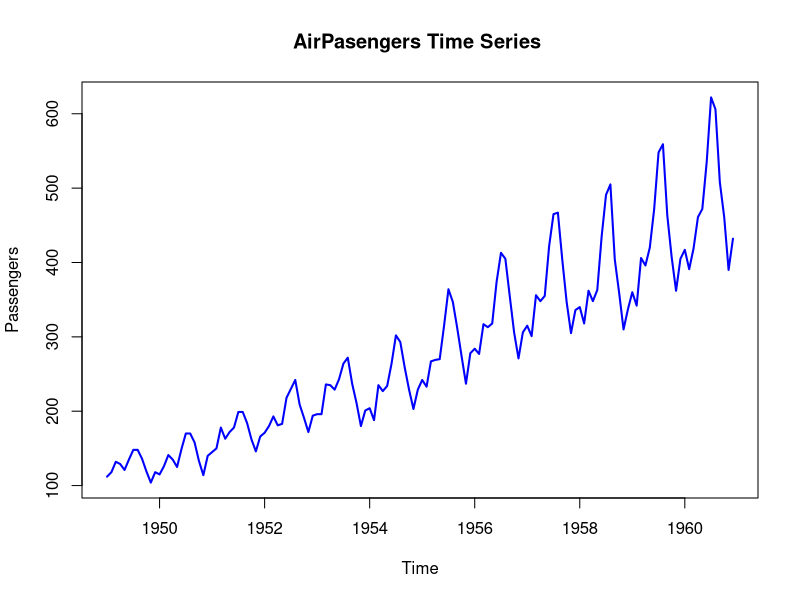
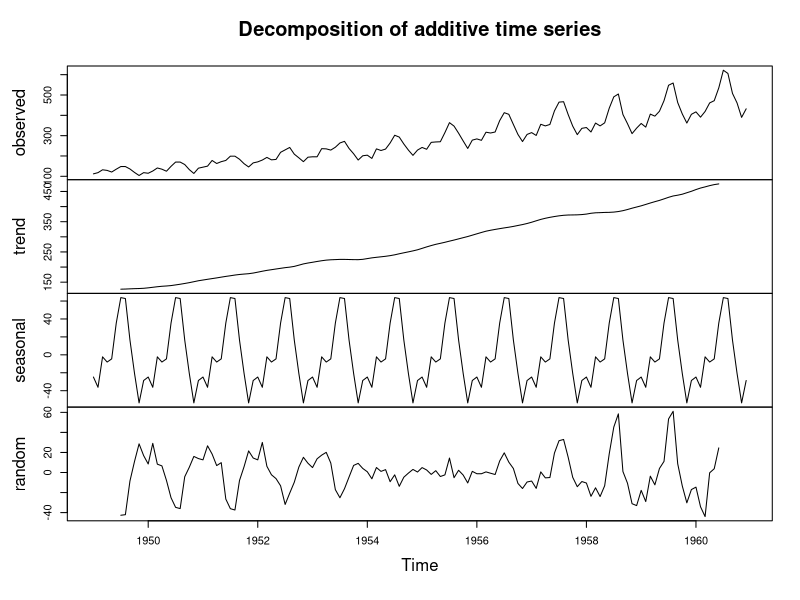
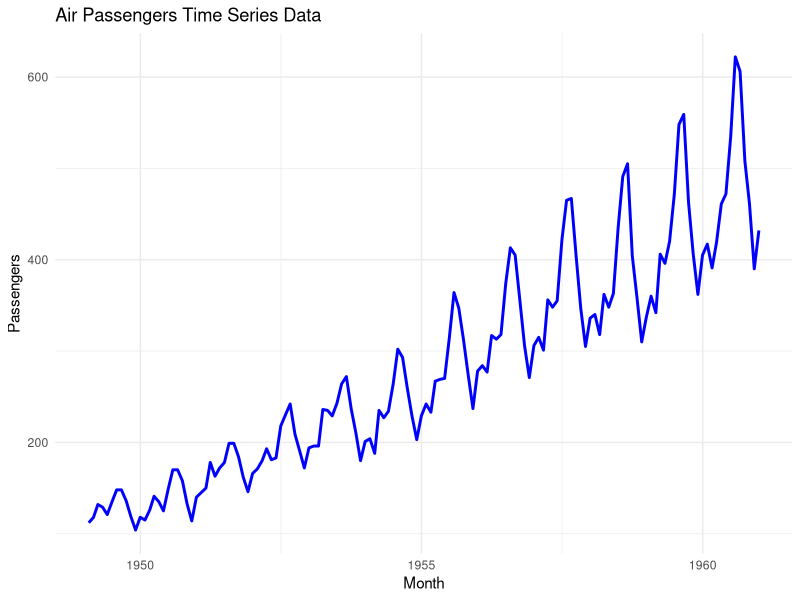
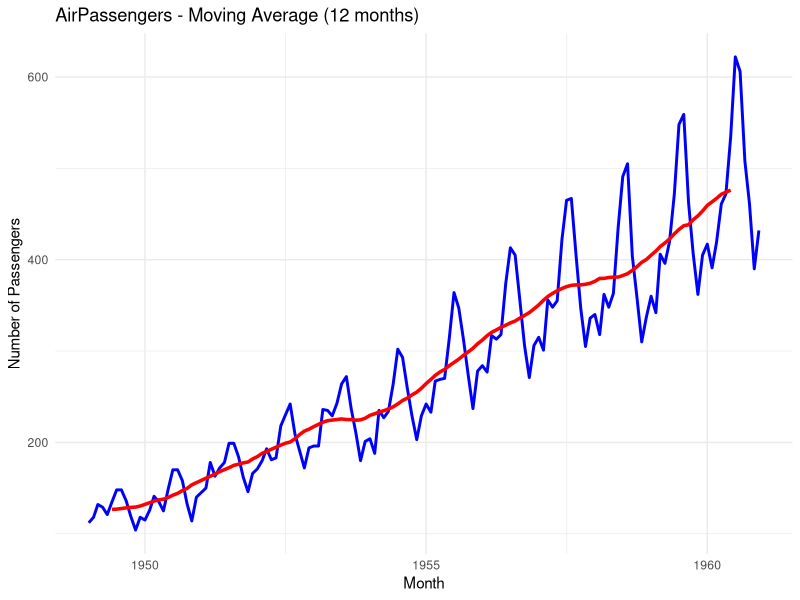
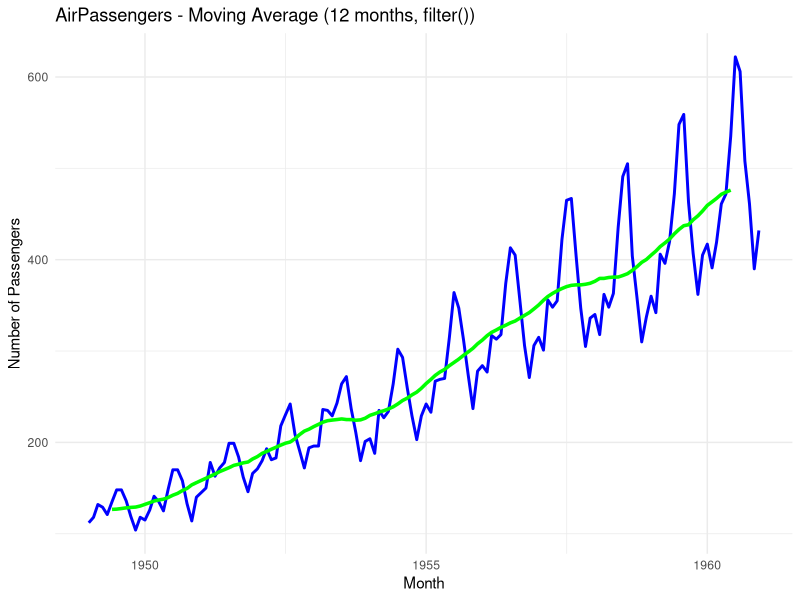

These figures' R source, in order:
## ---- chunk 1
# Load the data 
data("AirPassengers")

head(AirPassengers)

# Decompose the air passengers time series 
decomposed_ts <- decompose(AirPassengers)
# Plotting will be done later
# decomposed_ts # uncomment to show the data
## ---- chunk 2
plot.ts(AirPassengers, 
         main = "AirPasengers Time Series ",
        ylab = "Passengers",
        xlab = "Time",
        col = "blue", 
        lwd = 2)
## ---- chunk 3
plot(decomposed_ts)
## ---- chunk 4
# Load the library
library(ggplot2)

# Convert the air passengers to a dataframe
df_airpassengers <- data.frame(
  # Month = as.Date(time(AirPassengers)),  # Extracting the time component
  Month = seq(from = as.Date("1949-01-31"), to = as.Date("1960-12-31"), by = "month"),
  Passengers = as.numeric(AirPassengers) # Extracting the passenger counts
)

head(df_airpassengers)

# Plot the data
ggplot(df_airpassengers, aes(x = Month, y = Passengers)) +
  geom_line(color = "blue", size = 1) +         # Line for the time series data
  labs(title = "Air Passengers Time Series Data",       # Title
       x = "Month",                              # X-axis label
       y = "Passengers") +                           # Y-axis label
  theme_minimal()                               # Apply a minimal theme
## ---- chunk 5
# Create a data frame with all the components
df_decomposed <- data.frame(
  Date = seq(from = as.Date("1949-01-31"), to = as.Date("1960-12-31"), by = "month"), 
  Observed = as.numeric(AirPassengers),
  Trend = as.numeric(decomposed_ts$trend),
  Seasonal = as.numeric(decomposed_ts$seasonal),
  Residual = as.numeric(decomposed_ts$random)
)

# Remove the null values 
df_decomposed <- na.omit(df_decomposed)

head(df_decomposed)
## ---- chunk 6
# Load the libraries 
library(ggplot2) # for plotting 
library(zoo) # to access `rollmean` function
## ---- chunk 7
# Load the AirPassengers dataset
data("AirPassengers")

# Calculate 12-month moving average using rollmean() from zoo package
moving_avg <- rollmean(AirPassengers, 
                       k = 12, # 12- Month Moving Average
                       fill = NA) 

# Create a data frame combining the original data and moving average
df_airpassengers <- data.frame(
  Month = as.Date(time(AirPassengers)),
  Passengers = as.numeric(AirPassengers),
  MovingAvg = as.numeric(moving_avg)
)

# View the first few rows of the data frame
head(df_airpassengers, 10)
## ---- chunk 8
# Plot original data and moving average
ggplot(df_airpassengers, aes(x = Month)) + 
  geom_line(aes(y = Passengers), color = "blue", size = 1) +  # Original data
  geom_line(aes(y = MovingAvg), color = "red", size = 1.2) +  # Moving average
  labs(title = "AirPassengers - Moving Average (12 months)",
       y = "Number of Passengers", x = "Month") +
  theme_minimal()
## ---- chunk 9
# Calculate the Moving Average
moving_avg_filter <- stats::filter(AirPassengers, rep(1/12, 12), sides = 2)

# Add the moving average to the existing data frame
df_airpassengers$MovingAvg_Filter <- as.numeric(moving_avg_filter)

# Plot original data and moving average calculated by filter()
ggplot(df_airpassengers, aes(x = Month)) + 
  geom_line(aes(y = Passengers), color = "blue", size = 1) +  # Original data
  geom_line(aes(y = MovingAvg_Filter), color = "green", size = 1.2) +  # Moving average from filter
  labs(title = "AirPassengers - Moving Average (12 months, filter())",
       y = "Number of Passengers", x = "Month") +
  theme_minimal()

